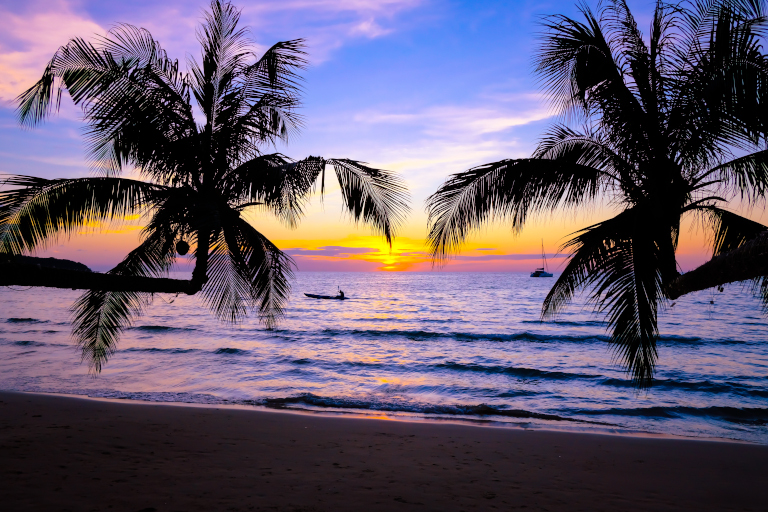
#> input picture Assets/ConnectionTest/testBeach/beach.jpg, 768 x 512 px, found by its file name
$ python colorShift_HSV.py
#> lines starting #> are read from the running program, lines starting #| are printed output that depends on the picture; after the words box and inside, x2 and y2 are one past the last pixel; in counts of white or black regions, pixels touching at a corner belong together; long printed decimals are rounded
from PIL import Image
import numpy as np
import matplotlib.pyplot as plt
from skimage.color import rgb2hsv, hsv2rgb
import copy
import colorsys

def shiftHue_naive(cur, target_hue, amount):
    if (abs(cur - target_hue) <= amount): # if already close enough to target color then just use target color?
        return target_hue
    opposite_hue = (target_hue + 0.5) % 1.0
    if (target_hue < opposite_hue):
        if (cur > target_hue and cur < opposite_hue):
            return cur - amount
        else:
            return (cur + amount) % 1.0
    else:
        if (cur > opposite_hue and cur < target_hue):
            return cur + amount
        else:
            return (cur + 1.0 - amount) % 1.0

# operates on a single pixel's hue
# target_hue and amount are both in [0,1]
def shiftHue(cur, target_hue, amount):
    # if (abs(cur - target_hue) <= amount): # if already close enough to target color then just use target color?
    #     return target_hue
    opposite_hue = (target_hue + 0.5) % 1.0
    if (target_hue < opposite_hue):
        if (cur > target_hue and cur < opposite_hue):
            if (abs(cur - target_hue) <= amount):
                return cur - abs(cur - target_hue)*amount # scale the shift by amount
            return cur - amount
        else:
            if (abs(cur - target_hue) <= amount):
                return (cur + abs(cur - target_hue)*amount) % 1.0
            return (cur + amount) % 1.0
    else:
        if (cur > opposite_hue and cur < target_hue):
            if (abs(cur - target_hue) <= amount):
                return cur + abs(cur - target_hue)*amount
            return cur + amount
        else:
            if (abs(cur - target_hue) <= amount):
                return (cur + 1.0 - abs(cur - target_hue)*amount) % 1.0
            return (cur + 1.0 - amount) % 1.0

# assume that the image is already in hsv color space
# returns an image still in hsv space
def HSV_colorShift(image, target_hue, shift_amount):
    # [7 lines of commented-out code are left out]
    shiftHue_vectorized = np.vectorize(shiftHue)
    hue_array_shifted = shiftHue_vectorized(image[:,:,0], target_hue, shift_amount)
    image[:,:,0] = hue_array_shifted

    # # Convert back to RGB color space
    # shifted_image = hsv2rgb(img_hsv)
    # # Clip values to the valid range [0, 1]
    # shifted_image = np.clip(shifted_image, 0, 1)
    # shifted_img = Image.fromarray((shifted_image * 255).astype(np.uint8))
    return image


# image_path = "./testImages/testRainbow/rainbow.jpg"
image_path = "./testImages/testBeach/beach.jpg"
# image_path = "./testImages/testCluttered/city.jpg"
target_color = [255, 0, 0]  # use the opposite hue of the avg color in label area
# use CIE2000 to get the opposite color

red_rgb = [1, 0, 0]
shift_percentage_hsv = 0.7
original_image = np.array(Image.open(image_path))
#> original_image is the input picture: shape (512, 768, 3); mean R, G, B 99.7, 88.6, 109.7
# Define the region to be operated on
height, width, _ = np.shape(original_image)
#> height = 512; width = 768
height_start =  height // 4
#> height_start = 128
height_end = height // 2
#> height_end = 256
width_start =  width // 4
#> width_start = 192
width_end = width // 2
#> width_end = 384
# Extract the middle region
original_image_copy = copy.deepcopy(original_image)
middle_rgb = original_image_copy[height_start:height_end, width_start:width_end, :] # range [0,255]
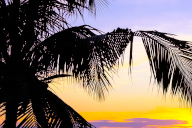
#> middle_rgb: shape (128, 192, 3); mean R, G, B 125, 110.2, 97.9
print(np.shape(middle_rgb))
#| (128, 192, 3)
# get avg RGB color of middle_rgb
average_color = np.mean(middle_rgb, axis=(0, 1))
#> average_color = [125, 110.2, 97.94]
print(average_color)
#| [125.026 110.202  97.941]


middle_rgb = np.array(middle_rgb) / 255.0  # Normalize to the range [0, 1]
middle_hsv = rgb2hsv(middle_rgb)
#> middle_hsv: shape (128, 192, 3) float64; mean of channels 0, 1, 2 0.348, 0.378, 0.52

# calculate target hue: opposite hue from average_color's hue
average_color = average_color / 255.0
#> average_color = [0.49, 0.432, 0.384]
avg_hsv = colorsys.rgb_to_hsv(average_color[0], average_color[1], average_color[2])
#> avg_hsv = (0.0754, 0.217, 0.49)
target_hue = (avg_hsv[0] + 0.5) % 1.0
#> target_hue = 0.575

shifted_middle_hsv = HSV_colorShift(middle_hsv, target_hue, shift_percentage_hsv)
#> in HSV_colorShift, `hue_array_shifted = shiftHue_vectorized(image[:,:,0], target_hue, shif..`:
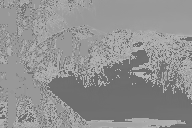
#> hue_array_shifted: shape (128, 192) float64; min 0.426, max 0.725, mean 0.569
#> in HSV_colorShift, `image[:,:,0] = hue_array_shifted`: image: shape (128, 192, 3) float64; mean of channels 0, 1, 2 0.569, 0.378, 0.52
shifted_middle_rgb = hsv2rgb(shifted_middle_hsv)
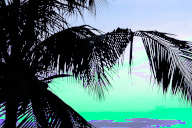
#> shifted_middle_rgb: shape (128, 192, 3) float64; mean R, G, B 0.347, 0.474, 0.478
# Clip values to the valid range [0, 1]
shifted_middle_rgb = np.clip(shifted_middle_rgb, 0, 1)
shifted_middle_rgb = (shifted_middle_rgb * 255).astype(np.uint8)
# Update the original RGB image with the modified middle region
original_image_hsv = copy.deepcopy(original_image)
original_image[height_start:height_end, width_start:width_end, :] = shifted_middle_rgb
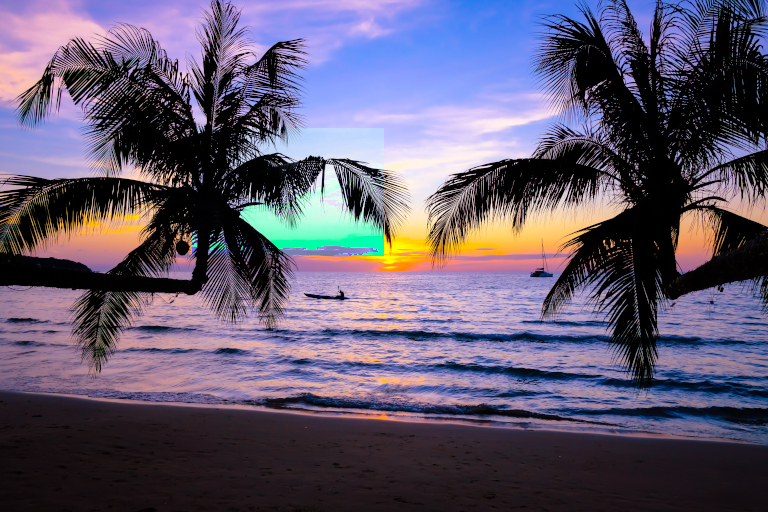
#> original_image: shape (512, 768, 3); 5.18% of pixels changed, all inside (x1, y1, x2, y2) = (192, 128, 384, 256)
HSVshifted_image = original_image


#----------Plots-------------------------------------
# Plot the original and shifted images side by side
fig, axes = plt.subplots(1, 2, figsize=(10, 5))

# Plot the original image
axes[0].imshow(np.array(original_image_copy))
axes[0].set_title('Original Image')
axes[0].axis('off')

# Plot the HSV shifted image
axes[1].imshow(np.array(HSVshifted_image))
axes[1].set_title('HSV shifted Image')
axes[1].axis('off')


# Display the plot
plt.show()
